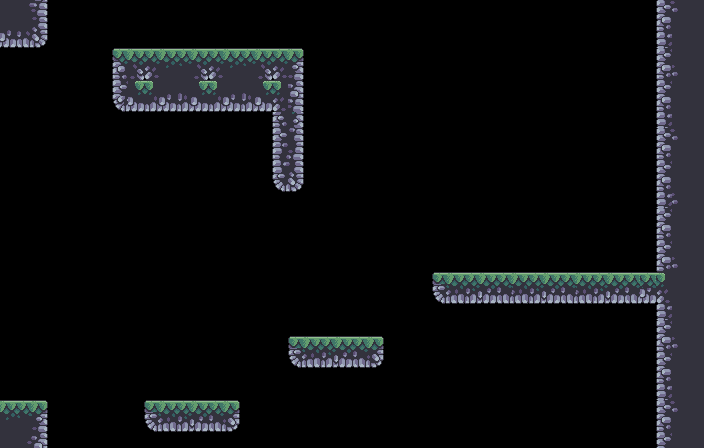

This game map was drawn from its Tiled (.tmx) file and the tilesets committed beside it. A one-line description and the full map source follow:
An orthogonal 44x28 tile map with 16x16 px tiles, 1 tile layer (Calque de Tuiles 1) and 15 objects (13x collision, 2x spawn).

<map version="1.5" tiledversion="1.7.2" orientation="orthogonal" renderorder="right-down" width="44" height="28" tilewidth="16" tileheight="16" infinite="0" nextlayerid="3" nextobjectid="19">
 <tileset firstgid="1" source="../Terrain (32x32).tsx" />
 <layer id="1" name="Calque de Tuiles 1" width="44" height="28">
  <data encoding="csv">
106,107,108,0,0,0,0,0,0,0,0,0,0,0,0,0,0,0,0,0,0,0,0,0,0,0,0,0,0,0,0,0,0,0,0,0,0,0,0,0,0,69,70,72,
140,141,142,0,0,0,0,0,0,0,0,0,0,0,0,0,0,0,0,0,0,0,0,0,0,0,0,0,0,0,0,0,0,0,0,0,0,0,0,0,0,103,104,72,
174,175,176,0,0,0,0,0,0,0,0,0,0,0,0,0,0,0,0,0,0,0,0,0,0,0,0,0,0,0,0,0,0,0,0,0,0,0,0,0,0,137,72,72,
0,0,0,0,0,0,0,1,224,225,226,223,224,225,226,223,224,225,6,0,0,0,0,0,0,0,0,0,0,0,0,0,0,0,0,0,0,0,0,0,0,69,72,72,
0,0,0,0,0,0,0,35,258,259,260,257,258,259,260,257,258,259,40,0,0,0,0,0,0,0,0,0,0,0,0,0,0,0,0,0,0,0,0,0,0,103,70,72,
0,0,0,0,0,0,0,69,292,293,294,291,292,293,294,291,292,293,74,0,0,0,0,0,0,0,0,0,0,0,0,0,0,0,0,0,0,0,0,0,0,69,104,72,
0,0,0,0,0,0,0,171,326,327,328,325,326,327,328,325,326,121,108,0,0,0,0,0,0,0,0,0,0,0,0,0,0,0,0,0,0,0,0,0,0,103,72,72,
0,0,0,0,0,0,0,0,0,0,0,0,0,0,0,0,0,43,44,0,0,0,0,0,0,0,0,0,0,0,0,0,0,0,0,0,0,0,0,0,0,137,72,72,
0,0,0,0,0,0,0,0,0,0,0,0,0,0,0,0,0,77,78,0,0,0,0,0,0,0,0,0,0,0,0,0,0,0,0,0,0,0,0,0,0,69,70,72,
0,0,0,0,0,0,0,0,0,0,0,0,0,0,0,0,0,111,112,0,0,0,0,0,0,0,0,0,0,0,0,0,0,0,0,0,0,0,0,0,0,103,104,72,
0,0,0,0,0,0,0,0,0,0,0,0,0,0,0,0,0,145,146,0,0,0,0,0,0,0,0,0,0,0,0,0,0,0,0,0,0,0,0,0,0,69,72,72,
0,0,0,0,0,0,0,0,0,0,0,0,0,0,0,0,0,179,180,0,0,0,0,0,0,0,0,0,0,0,0,0,0,0,0,0,0,0,0,0,0,103,72,72,
0,0,0,0,0,0,0,0,0,0,0,0,0,0,0,0,0,0,0,0,0,0,0,0,0,0,0,0,0,0,0,0,0,0,0,0,0,0,0,0,0,137,70,72,
0,0,0,0,0,0,0,0,0,0,0,0,0,0,0,0,0,0,0,0,0,0,0,0,0,0,0,0,0,0,0,0,0,0,0,0,0,0,0,0,0,69,104,72,
0,0,0,0,0,0,0,0,0,0,0,0,0,0,0,0,0,0,0,0,0,0,0,0,0,0,0,0,0,0,0,0,0,0,0,0,0,0,0,0,0,103,72,72,
0,0,0,0,0,0,0,0,0,0,0,0,0,0,0,0,0,0,0,0,0,0,0,0,0,0,0,0,0,0,0,0,0,0,0,0,0,0,0,0,0,69,72,72,
0,0,0,0,0,0,0,0,0,0,0,0,0,0,0,0,0,0,0,0,0,0,0,0,0,0,0,0,0,0,0,0,0,0,0,0,0,0,0,0,0,103,70,72,
0,0,0,0,0,0,0,0,0,0,0,0,0,0,0,0,0,0,0,0,0,0,0,0,0,0,0,273,274,275,276,277,274,275,276,277,274,275,276,277,5,19,105,72,
0,0,0,0,0,0,0,0,0,0,0,0,0,0,0,0,0,0,0,0,0,0,0,0,0,0,0,307,308,309,310,311,308,309,310,311,308,309,310,311,174,121,104,72,
0,0,0,0,0,0,0,0,0,0,0,0,0,0,0,0,0,0,0,0,0,0,0,0,0,0,0,0,0,0,0,0,0,0,0,0,0,0,0,0,0,137,72,72,
0,0,0,0,0,0,0,0,0,0,0,0,0,0,0,0,0,0,0,0,0,0,0,0,0,0,0,0,0,0,0,0,0,0,0,0,0,0,0,0,0,69,72,72,
0,0,0,0,0,0,0,0,0,0,0,0,0,0,0,0,0,0,273,274,275,276,277,278,0,0,0,0,0,0,0,0,0,0,0,0,0,0,0,0,0,103,70,72,
0,0,0,0,0,0,0,0,0,0,0,0,0,0,0,0,0,0,307,308,309,310,311,312,0,0,0,0,0,0,0,0,0,0,0,0,0,0,0,0,0,69,104,72,
0,0,0,0,0,0,0,0,0,0,0,0,0,0,0,0,0,0,0,0,0,0,0,0,0,0,0,0,0,0,0,0,0,0,0,0,0,0,0,0,0,103,72,72,
0,0,0,0,0,0,0,0,0,0,0,0,0,0,0,0,0,0,0,0,0,0,0,0,0,0,0,0,0,0,0,0,0,0,0,0,0,0,0,0,0,137,72,72,
4,5,6,0,0,0,0,0,0,273,274,275,276,277,278,0,0,0,0,0,0,0,0,0,0,0,0,0,0,0,0,0,0,0,0,0,0,0,0,0,0,69,70,72,
38,39,40,0,0,0,0,0,0,307,308,309,310,311,312,0,0,0,0,0,0,0,0,0,0,0,0,0,0,0,0,0,0,0,0,0,0,0,0,0,0,103,104,72,
72,73,74,0,0,0,0,0,0,0,0,0,0,0,0,0,0,0,0,0,0,0,0,0,0,0,0,0,0,0,0,0,0,0,0,0,0,0,0,0,0,69,72,72
</data>
 </layer>
 <objectgroup id="2" name="Calque d'Objets 1">
  <object id="2" name="wall" type="collision" x="0" y="0" width="48" height="42.6969" />
  <object id="3" name="ceilling" type="collision" x="0" y="0" width="42.7878" height="48" />
  <object id="4" name="wall" type="collision" x="0" y="405.333" width="48" height="42.6667" />
  <object id="5" name="ground" type="collision" x="0" y="400" width="43.5455" height="48" />
  <object id="6" name="spawn_player" type="spawn" x="304" y="336">
   <point />
  </object>
  <object id="7" name="wall" type="collision" x="656" y="0" width="48" height="448" />
  <object id="9" name="object_map" type="spawn" x="512" y="272">
   <point />
  </object>
  <object id="10" name="platform" type="collision" x="144" y="400" width="96" height="32" />
  <object id="11" name="platform" type="collision" x="288" y="336" width="96" height="32" />
  <object id="13" name="platform" type="collision" x="432" y="272" width="224" height="32" />
  <object id="14" name="ground" type="collision" x="118.667" y="48" width="177.333" height="32" />
  <object id="15" name="wall" type="collision" x="112" y="56" width="192" height="46.6667" />
  <object id="16" name="wall" type="collision" x="272" y="56.6667" width="32" height="127.333" />
  <object id="17" name="ceilling" type="collision" x="118.667" y="80" width="153.333" height="32" />
  <object id="18" name="ceilling" type="collision" x="277.333" y="160" width="19.3333" height="32" />
 </objectgroup>
</map>
